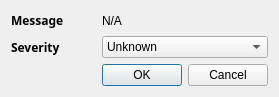
<?xml version="1.0" encoding="UTF-8"?>
<ui version="4.0">
 <class>LogSeverityDialog</class>
 <widget class="QDialog" name="LogSeverityDialog">
  <property name="geometry">
   <rect>
    <x>0</x>
    <y>0</y>
    <width>279</width>
    <height>97</height>
   </rect>
  </property>
  <property name="windowTitle">
   <string>Dialog</string>
  </property>
  <layout class="QGridLayout" name="gridLayout">
   <item row="0" column="0">
    <widget class="QLabel" name="message_label">
     <property name="font">
      <font>
       <family>Sans Serif</family>
       <weight>75</weight>
       <bold>true</bold>
      </font>
     </property>
     <property name="text">
      <string>Message</string>
     </property>
    </widget>
   </item>
   <item row="1" column="0">
    <widget class="QLabel" name="log_severity_label">
     <property name="font">
      <font>
       <family>Sans Serif</family>
       <weight>75</weight>
       <bold>true</bold>
      </font>
     </property>
     <property name="text">
      <string>Severity</string>
     </property>
    </widget>
   </item>
   <item row="1" column="1" colspan="2">
    <widget class="QComboBox" name="log_severity">
     <item>
      <property name="text">
       <string>Unknown</string>
      </property>
     </item>
     <item>
      <property name="text">
       <string>Other</string>
      </property>
     </item>
     <item>
      <property name="text">
       <string>Information</string>
      </property>
     </item>
     <item>
      <property name="text">
       <string>Degraded/Warning</string>
      </property>
     </item>
     <item>
      <property name="text">
       <string>Minor</string>
      </property>
     </item>
     <item>
      <property name="text">
       <string>Major</string>
      </property>
     </item>
     <item>
      <property name="text">
       <string>Critical</string>
      </property>
     </item>
     <item>
      <property name="text">
       <string>Fatal/NonRecoverable</string>
      </property>
     </item>
    </widget>
   </item>
   <item row="2" column="0">
    <spacer name="horizontalSpacer">
     <property name="orientation">
      <enum>Qt::Horizontal</enum>
     </property>
     <property name="sizeHint" stdset="0">
      <size>
       <width>76</width>
       <height>20</height>
      </size>
     </property>
    </spacer>
   </item>
   <item row="2" column="1" colspan="2">
    <widget class="QDialogButtonBox" name="buttonBox">
     <property name="orientation">
      <enum>Qt::Horizontal</enum>
     </property>
     <property name="standardButtons">
      <set>QDialogButtonBox::Cancel|QDialogButtonBox::Ok</set>
     </property>
    </widget>
   </item>
   <item row="0" column="1" colspan="2">
    <widget class="QLabel" name="message">
     <property name="text">
      <string>N/A</string>
     </property>
    </widget>
   </item>
  </layout>
 </widget>
 <resources/>
 <connections>
  <connection>
   <sender>buttonBox</sender>
   <signal>accepted()</signal>
   <receiver>LogSeverityDialog</receiver>
   <slot>accept()</slot>
   <hints>
    <hint type="sourcelabel">
     <x>248</x>
     <y>254</y>
    </hint>
    <hint type="destinationlabel">
     <x>157</x>
     <y>274</y>
    </hint>
   </hints>
  </connection>
  <connection>
   <sender>buttonBox</sender>
   <signal>rejected()</signal>
   <receiver>LogSeverityDialog</receiver>
   <slot>reject()</slot>
   <hints>
    <hint type="sourcelabel">
     <x>316</x>
     <y>260</y>
    </hint>
    <hint type="destinationlabel">
     <x>286</x>
     <y>274</y>
    </hint>
   </hints>
  </connection>
 </connections>
</ui>
